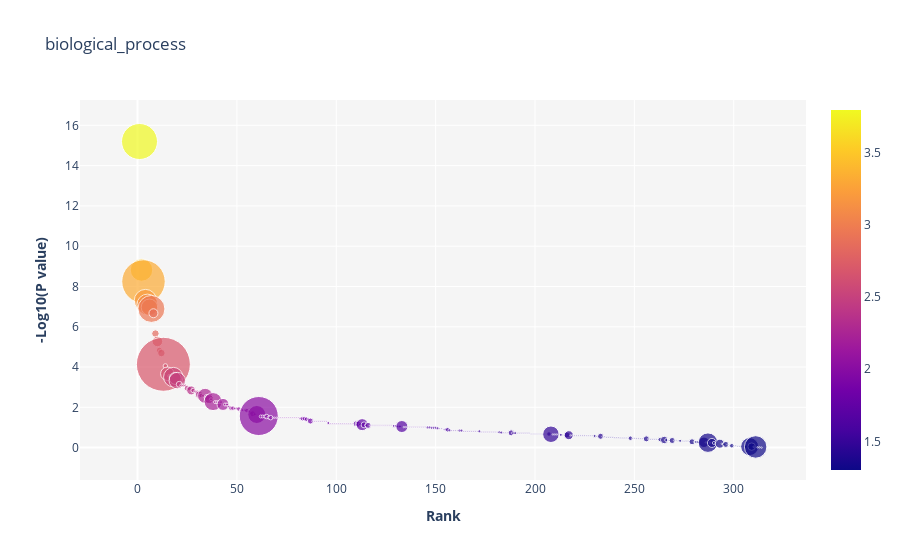

The notebook cell this image was saved under:
### Code cell
print('\n\33[1m\33[7mCircle size = Number of genes')
print('\n\33[1m\33[7mBar scale = -log10(FDR)')
print('\n\33[1m\33[7mMin -log10(P-val) == True |', estadistica4[estadistica4.Sig == 'T']['-log10 Pval'].min())
print('\n\33[1m\33[7mMin -log10(FDR) == True |', estadistica4[estadistica4.Sig == 'T']['-log10 FDR'].min())

fig = go.Figure(data=go.Scatter(x=estadistica4['Rank'],
                                y=estadistica4['-log10 Pval'],
                                mode='markers',
                                marker=dict(
        size=np.array(estadistica4['list_count'])*1.5,
        #color=np.random.randn(500), #set color equal to a variable
        colorscale='Plasma', # one of plotly colorscales
        showscale=True),
                                marker_color=estadistica4['-log10 FDR'],
                                text=estadistica4['Term'])) # hover text goes here

fig.update_layout(title=Aspect)
fig.layout.plot_bgcolor = 'whitesmoke'
fig.update_yaxes(title_text='<b>-Log10(P value)</b>')
fig.update_xaxes(title_text='<b>Rank</b>')
fig.show()

### Figure 1 — Plotly figure (JSON) as saved in the notebook; plotly's stock layout.template omitted (floating-point values rounded to 4 significant figures; data arrays with more than 128 entries replaced by an {"elided": "..."} marker saying what was removed)
{"data": [{"marker": {"color": {"elided": "314 float values"}, "colorscale": [[0, "#0d0887"], [0.1111, "#46039f"], [0.2222, "#7201a8"], [0.3333, "#9c179e"], [0.4444, "#bd3786"], [0.5556, "#d8576b"], [0.6667, "#ed7953"], [0.7778, "#fb9f3a"], [0.8889, "#fdca26"], [1, "#f0f921"]], "showscale": true, "size": {"elided": "314 float values"}}, "mode": "markers", "text": {"elided": "314 str values"}, "type": "scatter", "x": {"elided": "314 int values"}, "y": {"elided": "314 float values"}}], "layout": {"plot_bgcolor": "whitesmoke", "title": {"text": "biological_process"}, "xaxis": {"title": {"text": "<b>Rank</b>"}}, "yaxis": {"title": {"text": "<b>-Log10(P value)</b>"}}}}
